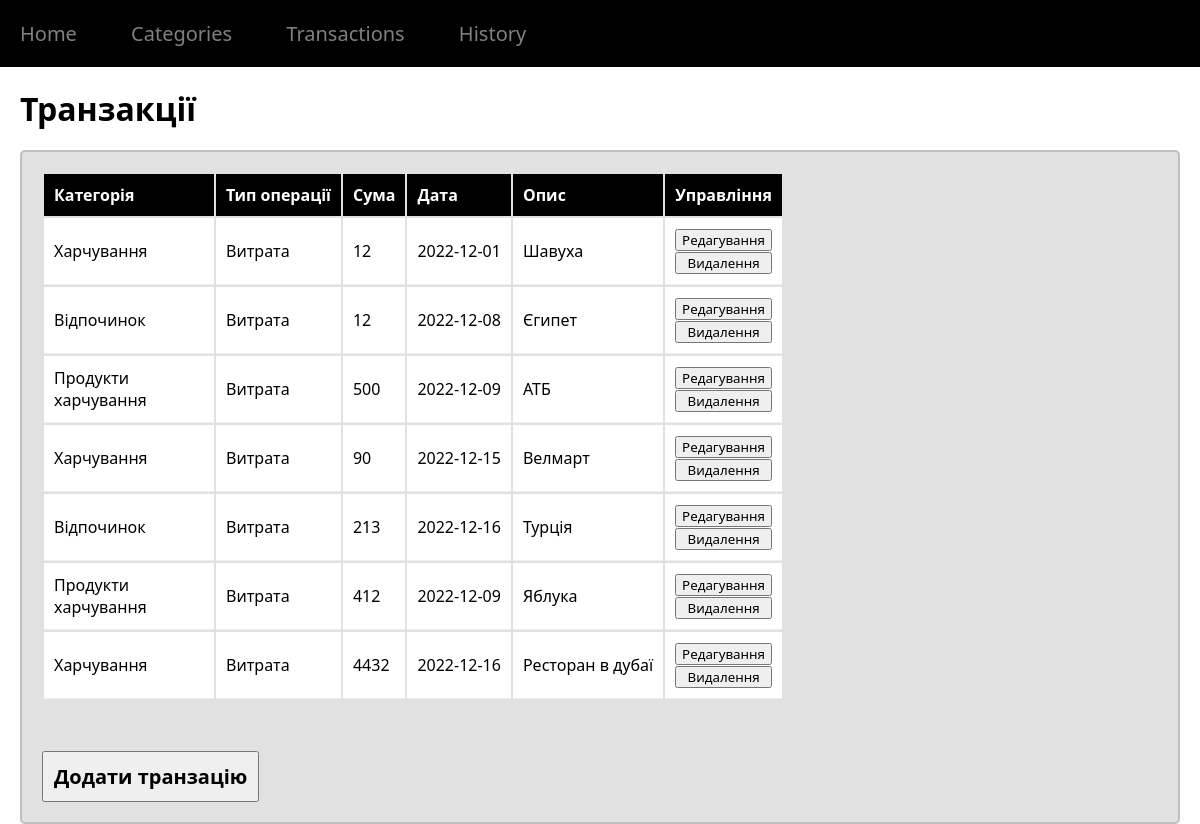
/views/Transactions.php, run on the app's committed database.
### tables this page shows
CREATE TABLE `transactions` (
  `TRANSACTION_ID` int(11) NOT NULL,
  `CATEGORY_ID` int(11) NOT NULL,
  `TYPE_ID` int(11) NOT NULL,
  `AMOUNT` double NOT NULL,
  `TRANSACTION_DATE` date NOT NULL,
  `DESCRIPTION` varchar(1000) NOT NULL
);

CREATE TABLE `categories` (
  `CATEGORY_ID` int(11) NOT NULL,
  `NAME` varchar(255) NOT NULL,
  `DESCRIPTION` varchar(255) NOT NULL
);

CREATE TABLE `transaction_types` (
  `TYPE_ID` int(11) NOT NULL,
  `TYPE` varchar(255) NOT NULL
);

### lib/database.php (the view, shortened to what this page needs)
<?php
class SQLserver
{
    public $conn;
    function __construct()
    {
        $config = json_decode(file_get_contents("../package.json"))->sql_config;
        $servername = $config->servername;
        $username = $config->username;
        $password = $config->password;
        $database = $config->database;
        $this->conn = new mysqli($servername, $username, $password, $database);
    }
    function HTMLTableTransactions(){
        $selectAll = 'SELECT T.Transaction_id,C.Category_id,C.Name,TT.Type,T.Amount,T.Transaction_date,T.Description FROM Transactions AS T
        JOIN Categories AS C ON C.Category_id = T.Category_id
        JOIN Transaction_Types AS TT ON TT.Type_id = T.Type_id';
        $result = $this->conn->query($selectAll);
        $tableBody = '';
        if ($result->num_rows >0){
            while ($row = $result->fetch_assoc()){
                $tableBody .="<tr>
                <td>".$row['Name']."</td>
                <td>".$row['Type']."</td>
                <td>".$row['Amount']."</td>
                <td>".$row['Transaction_date']."</td>
                <td>".$row['Description']."</td>
                <td>
                <form action='../views/editTransaction.php'>
                    <input type='hidden' name='Category_id' value='" . $row["Category_id"] . "' />
                    <input type='hidden' name='Type_id' value='" . $row["Type"] . "' />
                    <input type='hidden' name='Amount' value='" . $row["Amount"] . "' />
                    <input type='hidden' name='Transaction_date' value='" . $row["Transaction_date"] . "' />
                    <input type='hidden' name='Description' value='" . $row["Description"] . "' />
                    <input type='hidden' name='Transaction_id' value='".$row["Transaction_id"]."' />
                    <input type='submit' style='width:100%;' value='Редагування'>
                </form>
                <form action='../controllers/deleteTransactionController.php'>
                    <input type='hidden' name='id' value='" . $row["Transaction_id"] . "' />
                    <input type='submit' style='width:100%;' value='Видалення'>
                </form>
            </td>
            </tr>";
            }
        }
        return $tableBody;
    }
}
?>

### views/header.php (shortened to what this page needs)
<!DOCTYPE html>
<html lang="en">
<head>
    <link rel="stylesheet" href="../src/css/style.css">
    <link rel="stylesheet" href="../src/css/table_style.css">
</head>
<body>
    <header>
        <nav>
            <ul>
                <li><a href="Home.php">Home</a></li>
                <li><a href="Categories.php">Categories</a></li>
                <li><a href="Transactions.php">Transactions</a></li>
                <li><a href="History.php">History</a></li>
            </ul>
        </nav>
    </header>

### views/Transactions.php
<?php
    include("../lib/database.php");
    $sql = new SQLserver();
    $tableBody = $sql->HTMLTableTransactions();
?>
<?php include("header.php")?>
    <main>
        <h1>Транзакції</h1>
        <div class="tableContainer">
            <table>
                <thead>
                    <th>Категорія</th>
                    <th>Тип операції</th>
                    <th>Сума</th>
                    <th>Дата</th>
                    <th>Опис</th>
                    <th>Управління</th>
                </thead>
                <tbody>
                    <?= $tableBody ?>
                </tbody>
            </table>
        <input type="button" onclick="location.href='addTransaction.php'" name="" class="editButton" value="Додати транзацію">
        </div>
    </main>
<?php include("footer.php")?>

### views/footer.php (shortened to what this page needs)
</body>
</html>

### src/css/style.css (style rules this page uses)
* { margin: 0; padding: 0; font-family: 'Segoe UI', Tahoma, Geneva, Verdana, sans-serif; }
nav li { display:inline; }
nav a { font-size: 20px; text-decoration:none; color:gray; margin-right:50px; }
nav { background-color:black; padding:20px; }
main { padding: 0px 20px 0px 20px; }
main > h1 { margin:20px 0px 20px 0px; }
main .tableContainer { background-color: rgb(225, 225, 225); padding: 20px; border-radius: 5px; border: rgb(192, 192, 192) solid 2px; }
.editButton { padding: 10px; text-align: center; font-weight: bold; margin-top: 50px; font-family: 'Segoe UI', Tahoma, Geneva, Verdana, sans-serif; font-size:20px; cursor: pointer; outline: none; }

### src/css/table_style.css (style rules this page uses)
th { text-align: left; color: #fff; background-color: #000000; }
td { width: max-content; color: #000000; border-bottom: 1px solid #eee; }
th, td { padding: 10px; height: 20px; }
td:first-child { width: 150px; min-width: 0; }
td:last-child { min-width: 0; }
tr { background-color: rgb(255, 255, 255) }

### data on the page
transactions: CATEGORY_ID.NAME "Харчування", TYPE_ID.TYPE "Витрата", AMOUNT "12", TRANSACTION_DATE "2022-12-01", DESCRIPTION "Шавуха"
transactions: CATEGORY_ID.NAME "Відпочинок", TYPE_ID.TYPE "Витрата", AMOUNT "12", TRANSACTION_DATE "2022-12-08", DESCRIPTION "Єгипет"
transactions: CATEGORY_ID.NAME "Продукти харчування", TYPE_ID.TYPE "Витрата", AMOUNT "500", TRANSACTION_DATE "2022-12-09", DESCRIPTION "АТБ"
transactions: CATEGORY_ID.NAME "Харчування", TYPE_ID.TYPE "Витрата", AMOUNT "90", TRANSACTION_DATE "2022-12-15", DESCRIPTION "Велмарт"
transactions: CATEGORY_ID.NAME "Відпочинок", TYPE_ID.TYPE "Витрата", AMOUNT "213", TRANSACTION_DATE "2022-12-16", DESCRIPTION "Турція"
transactions: CATEGORY_ID.NAME "Продукти харчування", TYPE_ID.TYPE "Витрата", AMOUNT "412", TRANSACTION_DATE "2022-12-09", DESCRIPTION "Яблука"
transactions: CATEGORY_ID.NAME "Харчування", TYPE_ID.TYPE "Витрата", AMOUNT "4432", TRANSACTION_DATE "2022-12-16", DESCRIPTION "Ресторан в дубаї"
